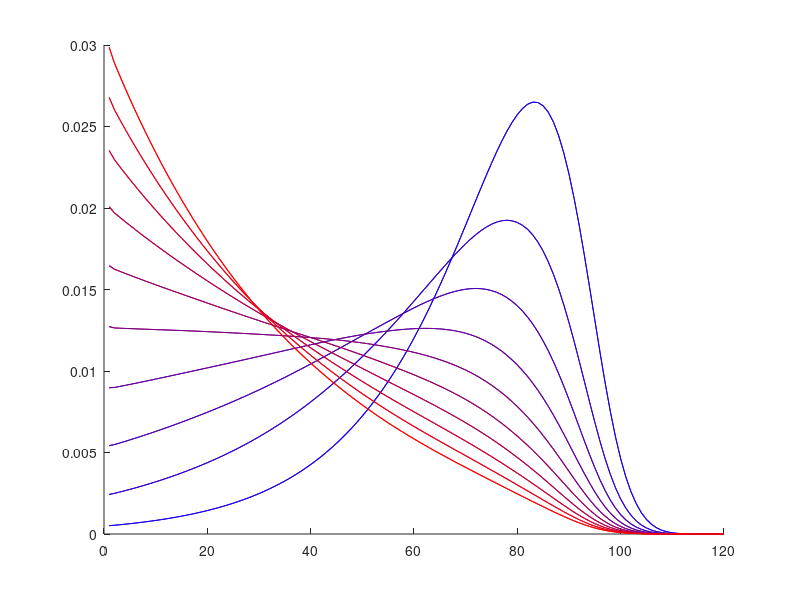

Write MATLAB code to recreate this figure.
%The goal is to find the stable age distribution
%and the rate of population growth based on 
%the known rates of birth/death for various age groups.


%birth-rate by age
% source:   http://www.cdc.gov/nchs/data/statab/t991x07.pdf
% data taken from the year 1999.
%br(i) is the chance that a woman of age (i-1) will give birth this year
global br = 1e-3*[
0
0
0
0
0
0
0
0
0
0
0.9
0.9
0.9
0.9
0.9
28.7
28.7
28.7
80.3
80.3
111
111
111
111
111
117.8
117.8
117.8
117.8
117.8
89.6
89.6
89.6
89.6
89.6
38.3
38.3
38.3
38.3
38.3
7.4
7.4
7.4
7.4
7.4
0.4
0.4
0.4
0.4
0.4
0
0
0
0
0
0
0
0
0
0
0
0
0
0
0
0
0
0
0
0
0
0
0
0
0
0
0
0
0
0
0
0
0
0
0
0
0
0
0
0
0
0
0
0
0
0
0
0
0
0
0
0
0
0
0
0
0
0
0
0
0
0
0
0
0
0
0
0
0
0];

%death-rate by age
% source:  http://www.ssa.gov/oact/STATS/table4c6.html
% data taken for females from the year 2009.
%dr(i) is the chance that a woman of age (i-1) will die this year
global dr = [
0.005728
0.000373
0.000241
0.000186
0.00015
0.000133
0.000121
0.000112
0.000104
0.000098
0.000094
0.000098
0.000114
0.000143
0.000183
0.000229
0.000274
0.000314
0.000347
0.000374
0.000402
0.000431
0.000458
0.000482
0.000504
0.000527
0.000551
0.000575
0.000602
0.00063
0.000662
0.000699
0.000739
0.00078
0.000827
0.000879
0.000943
0.00102
0.001114
0.001224
0.001345
0.001477
0.001624
0.001789
0.001968
0.002161
0.002364
0.002578
0.0028
0.003032
0.003289
0.003559
0.003819
0.004059
0.004296
0.004556
0.004862
0.005222
0.005646
0.006136
0.006696
0.007315
0.007976
0.008676
0.009435
0.010298
0.011281
0.01237
0.013572
0.014908
0.01644
0.018162
0.020019
0.022003
0.024173
0.026706
0.029603
0.032718
0.036034
0.039683
0.043899
0.048807
0.054374
0.060661
0.067751
0.075729
0.084673
0.094645
0.105694
0.117853
0.131146
0.145585
0.161175
0.17791
0.195774
0.213849
0.231865
0.249525
0.266514
0.282504
0.299455
0.317422
0.336467
0.356655
0.378055
0.400738
0.424782
0.450269
0.477285
0.505922
0.536278
0.568454
0.602561
0.638715
0.677038
0.71766
0.76072
0.806363
0.851378
0.893947
];

function A = setup_a(r)
	global br; global dr;
	%now let's form a Leslie matrix
	A = zeros(120, 120);
	
	%births
	A(1,:)  =  r*br';
	%ageing & dying
	A = A + diag(1-dr(1:end-1), -1);
	%assume the same rate of dying beyond 119 years 
	A(120,120) = 1-dr(120);
end
	

function eigval = eigval(r)
	A = setup_a(r);	
	
	[v,d]=eig(A);
	[eigval,j] = max(abs(diag(d)));
end

function eigvec = eigvec(r)
	A = setup_a(r);

	[v,d]=eig(A);
	[eigval,j] = max(abs(diag(d)));
	eigvec = v(:,j)/sum(v(:,j));
end

hold on
for r = 0.1:0.1:1.0
	plot(eigvec(r), 'color', [r 0 1-r]);
end
hold off
pause

function between = percentage_between_ages(r, min_age, max_age)
	A = setup_a(r);
	
	[v,d] = eig(A);
	[eigval, j] = max(abs(diag(d)));
	ages = v(:,j);
	between = sum(ages(min_age:max_age))/sum(ages);
end
	

hold on
for r = 0.1:0.1:1.0
	plot(eigvec(r), 'color', [r 0 1-r]);
end
hold off

r_steady_population = fzero(@(r) eigval(r) - 1.0, 0.5);
printf('R Value for non-shrinking population: %f\n', r_steady_population)

r_between = fzero(@(r) percentage_between_ages(r, 15, 64) - 0.6, 0.5);
printf('R value for 60 percent between 15 and 64: %f\n', r_between)

pause
